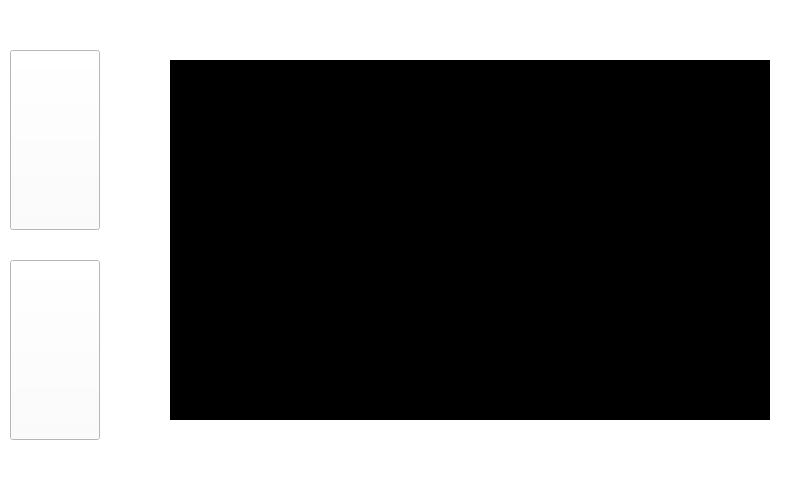
<?xml version="1.0" encoding="UTF-8"?>
<ui version="4.0">
 <class>Widget</class>
 <widget class="QWidget" name="Widget">
  <property name="geometry">
   <rect>
    <x>0</x>
    <y>0</y>
    <width>800</width>
    <height>480</height>
   </rect>
  </property>
  <property name="minimumSize">
   <size>
    <width>800</width>
    <height>480</height>
   </size>
  </property>
  <property name="maximumSize">
   <size>
    <width>800</width>
    <height>480</height>
   </size>
  </property>
  <property name="windowTitle">
   <string>Widget</string>
  </property>
  <property name="styleSheet">
   <string notr="true">background-color: rgb(255, 255, 255);</string>
  </property>
  <widget class="QLabel" name="camerashowlable">
   <property name="geometry">
    <rect>
     <x>170</x>
     <y>60</y>
     <width>600</width>
     <height>360</height>
    </rect>
   </property>
   <property name="minimumSize">
    <size>
     <width>600</width>
     <height>360</height>
    </size>
   </property>
   <property name="maximumSize">
    <size>
     <width>600</width>
     <height>360</height>
    </size>
   </property>
   <property name="styleSheet">
    <string notr="true">background-color: rgb(0, 0, 0);</string>
   </property>
   <property name="text">
    <string/>
   </property>
  </widget>
  <widget class="QPushButton" name="editbutton">
   <property name="geometry">
    <rect>
     <x>10</x>
     <y>50</y>
     <width>90</width>
     <height>180</height>
    </rect>
   </property>
   <property name="autoFillBackground">
    <bool>false</bool>
   </property>
   <property name="styleSheet">
    <string notr="true">border-image: url(:/new/src/img/registionbutton.jpg);</string>
   </property>
   <property name="text">
    <string/>
   </property>
   <property name="default">
    <bool>false</bool>
   </property>
   <property name="flat">
    <bool>false</bool>
   </property>
  </widget>
  <widget class="QPushButton" name="exitbutton">
   <property name="geometry">
    <rect>
     <x>10</x>
     <y>260</y>
     <width>90</width>
     <height>180</height>
    </rect>
   </property>
   <property name="styleSheet">
    <string notr="true">border-image: url(:/new/src/img/exitbutton.jpg);</string>
   </property>
   <property name="text">
    <string/>
   </property>
  </widget>
 </widget>
 <layoutdefault spacing="6" margin="11"/>
 <resources/>
 <connections/>
</ui>
